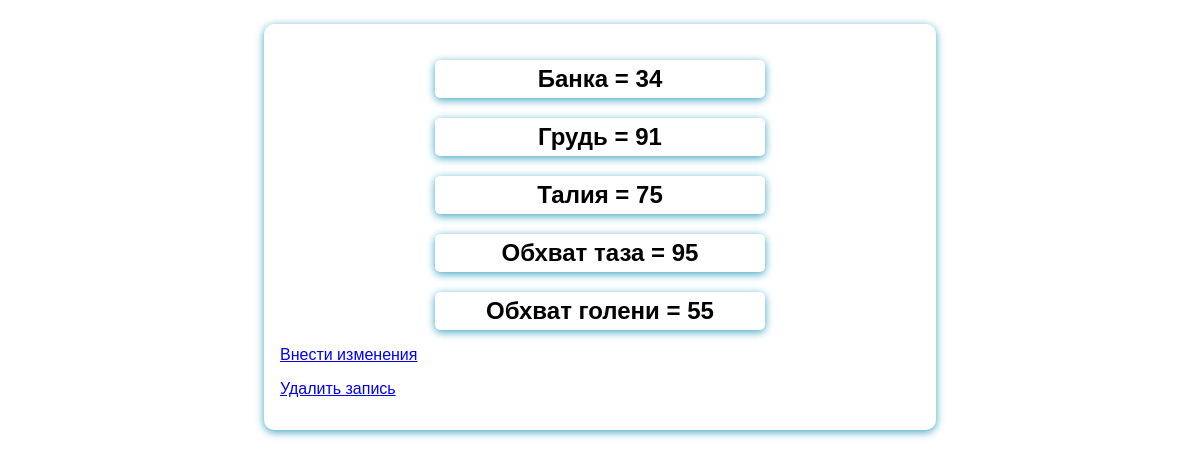
The page /sizes-db/1 on the database as committed earlier.
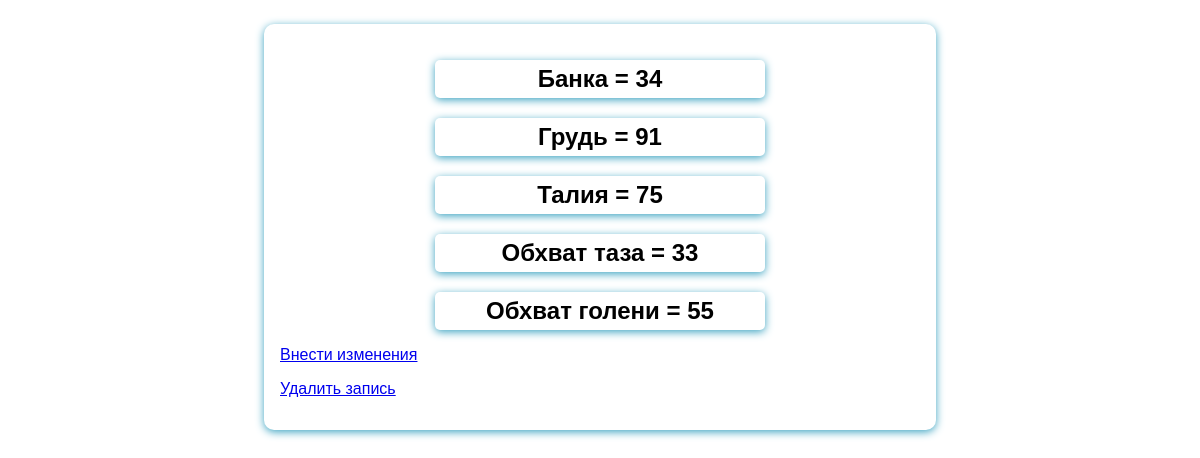
The same page on the database as committed later.
### trainning_app/models.py (models this page shows)
class BodySize(models.Model):
    day = models.PositiveIntegerField(verbose_name='День', validators=[MinValueValidator(0),
                                       MaxValueValidator(31)])
    month = models.CharField(verbose_name='Месяц', max_length=10)
    biceps = models.PositiveIntegerField(verbose_name="Обхват бицепса", blank=True, null=True)
    breast = models.PositiveIntegerField(verbose_name="Обхват груди", blank=True, null=True)
    waist = models.PositiveIntegerField(verbose_name="Обхват талии", blank=True, null=True)
    buttocks = models.PositiveIntegerField(verbose_name="Обхват ягодиц", blank=True, null=True)
    hip = models.PositiveIntegerField(verbose_name="Обхват бедра", blank=True, null=True)

### trainning_app/views.py (the view)
# urls.py: path('sizes-db/<int:pk>', views.DetailBodySize.as_view(), name='size-detail'),
class DetailBodySize(DetailView):
    template_name = 'trainning_app/detail_size.html'
    model = BodySize
    context_object_name = 'size'

### trainning_app/templates/trainning_app/detail_size.html (shortened to what this page needs)
{% extends 'trainning_app/base.html' %}
{% block content %}
<form method="post">
    <div class="form-style {% if field.errors %} errors {% endif %}">
        <h2>
            Банка = {{ size.biceps }}
        </h2>
    </div>
    <div class="form-style {% if field.errors %} errors {% endif %}">
        <h2>
            Грудь = {{ size.breast }}
        </h2>
    </div>
    <div class="form-style {% if field.errors %} errors {% endif %}">
        <h2>
            Талия = {{ size.waist }}
        </h2>
    </div>
    <div class="form-style {% if field.errors %} errors {% endif %}">
        <h2>
            Обхват таза = {{ size.buttocks }}
        </h2>
    </div>
    <div class="form-style {% if field.errors %} errors {% endif %}">
        <h2>
            Обхват голени = {{ size.hip }}
        </h2>
    </div>
    <div class="form-style {% if field.errors %} errors {% endif %}">
        <p><a href="{% url 'size-detail' pk=size.id %}">Внести изменения</a></p>
    </div>
    <div class="form-style {% if field.errors %} errors {% endif %}">
        <p><a href="{% url 'size-delete' pk=size.id %}">Удалить запись</a></p>
    </div>
</form>
{% endblock %}

Rows that differ between the two databases and show on the page:
changed BodySize: buttocks "95" → "33"
